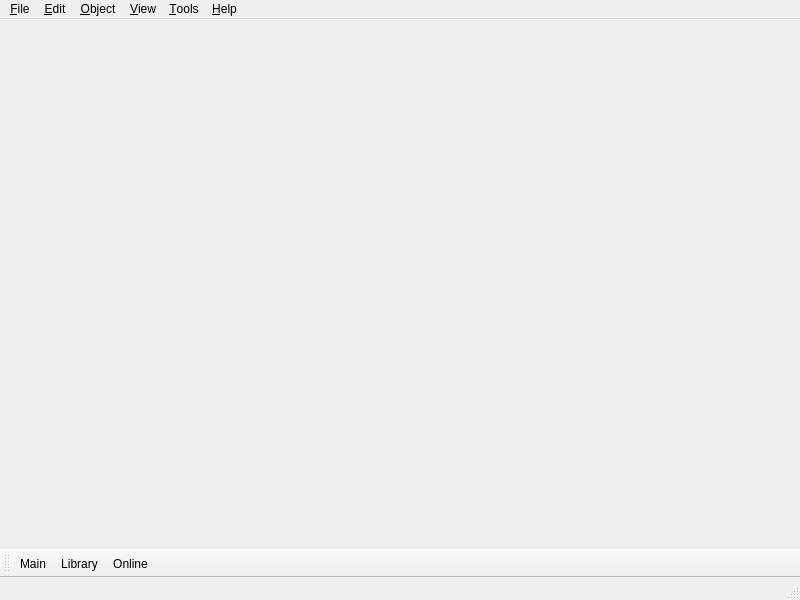
<?xml version="1.0" encoding="UTF-8"?>
<ui version="4.0">
 <class>MainWindowClass</class>
 <widget class="QMainWindow" name="MainWindowClass">
  <property name="geometry">
   <rect>
    <x>0</x>
    <y>0</y>
    <width>800</width>
    <height>600</height>
   </rect>
  </property>
  <property name="minimumSize">
   <size>
    <width>0</width>
    <height>0</height>
   </size>
  </property>
  <property name="windowTitle">
   <string>QtApp</string>
  </property>
  <widget class="QWidget" name="centralWidget">
   <property name="toolTip">
    <string notr="true"/>
   </property>
   <property name="whatsThis">
    <string notr="true"/>
   </property>
  </widget>
  <widget class="QMenuBar" name="menuBar">
   <property name="geometry">
    <rect>
     <x>0</x>
     <y>0</y>
     <width>800</width>
     <height>19</height>
    </rect>
   </property>
   <widget class="QMenu" name="menuFile">
    <property name="title">
     <string>&amp;File</string>
    </property>
    <addaction name="separator"/>
    <addaction name="actionNew"/>
    <addaction name="actionOpen"/>
    <addaction name="separator"/>
    <addaction name="actionExit"/>
   </widget>
   <widget class="QMenu" name="menuEdit">
    <property name="title">
     <string>&amp;Edit</string>
    </property>
   </widget>
   <widget class="QMenu" name="menuObject">
    <property name="title">
     <string>&amp;Object</string>
    </property>
   </widget>
   <widget class="QMenu" name="menuView">
    <property name="title">
     <string>&amp;View</string>
    </property>
    <addaction name="actionShowMainView"/>
    <addaction name="actionShowLibraryView"/>
    <addaction name="actionShowOnlineView"/>
   </widget>
   <widget class="QMenu" name="menuTools">
    <property name="title">
     <string>&amp;Tools</string>
    </property>
    <addaction name="actionPreferences"/>
   </widget>
   <widget class="QMenu" name="menuHelp">
    <property name="title">
     <string>&amp;Help</string>
    </property>
    <addaction name="actionWebSite"/>
    <addaction name="separator"/>
    <addaction name="actionSend_Feedback"/>
    <addaction name="actionReport_Bug"/>
    <addaction name="actionSend_Logs"/>
    <addaction name="actionSupport"/>
    <addaction name="separator"/>
    <addaction name="actionAbout"/>
   </widget>
   <addaction name="menuFile"/>
   <addaction name="menuEdit"/>
   <addaction name="menuObject"/>
   <addaction name="menuView"/>
   <addaction name="menuTools"/>
   <addaction name="menuHelp"/>
  </widget>
  <widget class="QToolBar" name="mainToolBar">
   <attribute name="toolBarArea">
    <enum>BottomToolBarArea</enum>
   </attribute>
   <attribute name="toolBarBreak">
    <bool>false</bool>
   </attribute>
   <addaction name="actionShowMainView"/>
   <addaction name="actionShowLibraryView"/>
   <addaction name="actionShowOnlineView"/>
  </widget>
  <widget class="QStatusBar" name="statusBar"/>
  <action name="actionExit">
   <property name="text">
    <string>E&amp;xit</string>
   </property>
   <property name="shortcut">
    <string>Alt+F4</string>
   </property>
  </action>
  <action name="actionPreferences">
   <property name="text">
    <string>&amp;Preferences...</string>
   </property>
  </action>
  <action name="actionWebSite">
   <property name="text">
    <string>&amp;QtApp Web Site...</string>
   </property>
  </action>
  <action name="actionAbout">
   <property name="text">
    <string>&amp;About QtApp...</string>
   </property>
  </action>
  <action name="actionShowMainView">
   <property name="checkable">
    <bool>true</bool>
   </property>
   <property name="text">
    <string>Main</string>
   </property>
   <property name="toolTip">
    <string>Show Main</string>
   </property>
  </action>
  <action name="actionShowLibraryView">
   <property name="checkable">
    <bool>true</bool>
   </property>
   <property name="text">
    <string>Library</string>
   </property>
   <property name="toolTip">
    <string>Show Library</string>
   </property>
  </action>
  <action name="actionShowOnlineView">
   <property name="checkable">
    <bool>true</bool>
   </property>
   <property name="text">
    <string>Online</string>
   </property>
   <property name="toolTip">
    <string>Show Online</string>
   </property>
  </action>
  <action name="actionSupport">
   <property name="text">
    <string>&amp;Technical Support...</string>
   </property>
  </action>
  <action name="actionSend_Feedback">
   <property name="text">
    <string>Send &amp;Feedback...</string>
   </property>
  </action>
  <action name="actionReport_Bug">
   <property name="text">
    <string>Report &amp;Bug...</string>
   </property>
  </action>
  <action name="actionSend_Logs">
   <property name="text">
    <string>Send &amp;Logs...</string>
   </property>
  </action>
  <action name="actionNew">
   <property name="text">
    <string>&amp;New</string>
   </property>
   <property name="toolTip">
    <string>New...</string>
   </property>
   <property name="statusTip">
    <string/>
   </property>
   <property name="shortcut">
    <string>Ctrl+N</string>
   </property>
   <property name="autoRepeat">
    <bool>false</bool>
   </property>
  </action>
  <action name="actionOpen">
   <property name="text">
    <string>&amp;Open</string>
   </property>
   <property name="toolTip">
    <string>Open...</string>
   </property>
   <property name="shortcut">
    <string>Ctrl+O</string>
   </property>
   <property name="autoRepeat">
    <bool>false</bool>
   </property>
  </action>
 </widget>
 <layoutdefault spacing="6" margin="11"/>
 <resources/>
 <connections/>
</ui>
